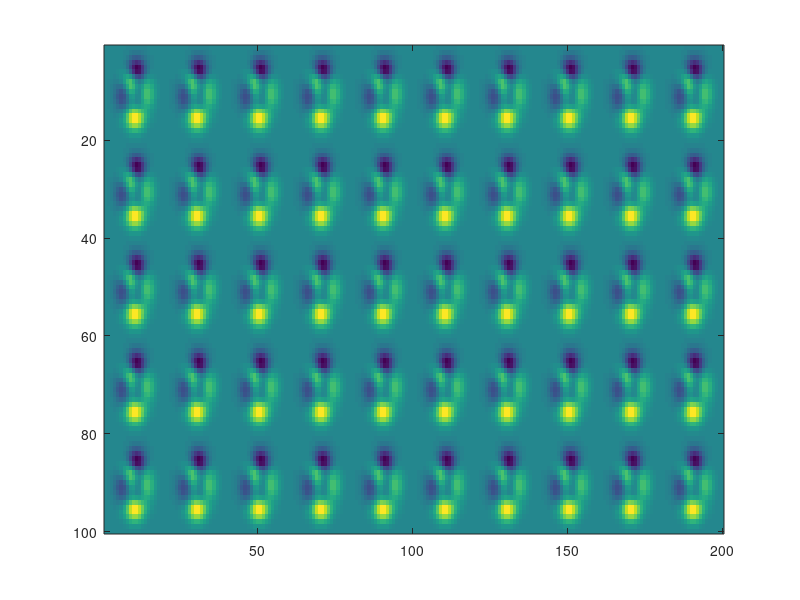
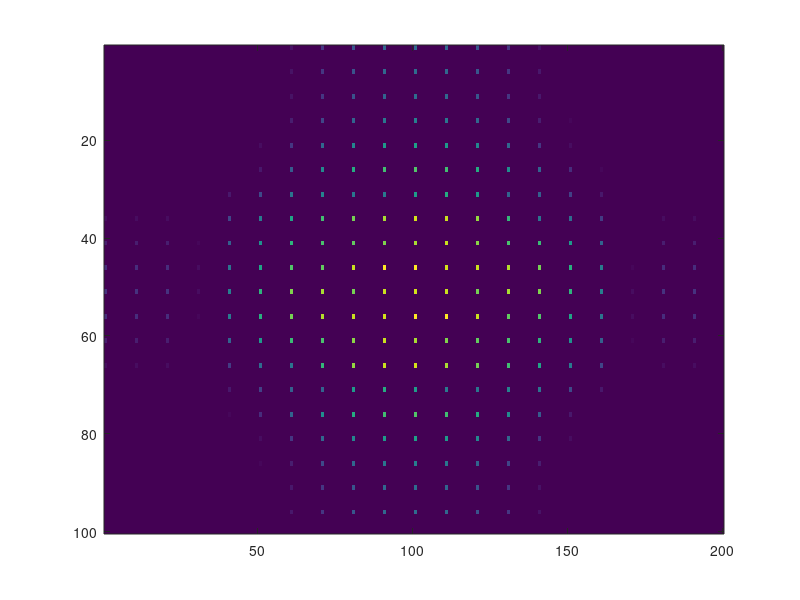

These charts were generated, in order, by the following MATLAB code:
clc; clearvars; close all;
% 2-D Transform
% The 2-D Fourier transform is useful for processing 2-D signals and other 2-D data such as images.
% Create and plot 2-D data with repeated blocks.

P = peaks(20);
X = repmat(P,[5 10]);
figure;
imagesc(X);

% TODO : Compute the 2-D Fourier transform of the data.
% Shift the zero-frequency component to the center of the output, and
% plot the resulting 100-by-200 matrix, which is the same size as X.
Xf = fft2(X);
Xf = fftshift(Xf);
Xm = abs(Xf);

% Log scale so that min/max scaling doesn't saturate
Xt = log(1 + Xm);
figure;
imagesc(Xt);